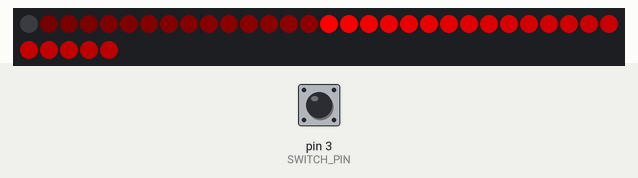
Simulated run of this sketch. Board: Arduino Uno, built with avr-gcc and run on an emulated ATmega328P. Parts: 35 RGB LEDs in strip order, left to right, continuing on the next row. Inputs (shaded band) come from the test bench; at power-on: pin 3 (SWITCH_PIN) HIGH.

Above: at 1.2 s.
1.3 s: pin 3 (SWITCH_PIN) pulled LOW for 0.15 s
At 1.69 s:
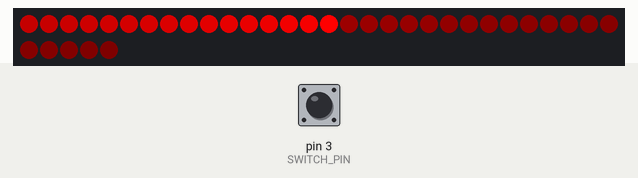
2.0 s: pin 3 (SWITCH_PIN) pulled LOW for 1 s
At 3.58 s:
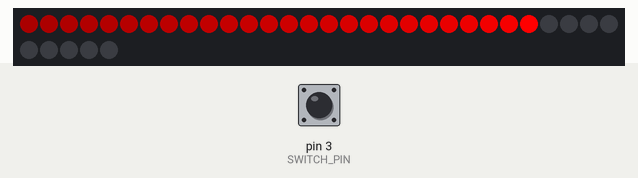
3.6 s: pin 3 (SWITCH_PIN) pulled LOW for 0.15 s
At 4.21 s:
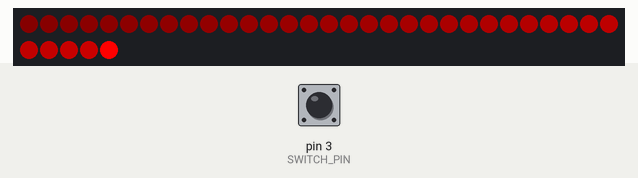
4.3 s: pin 3 (SWITCH_PIN) pulled LOW for 1 s
At 4.53 s:
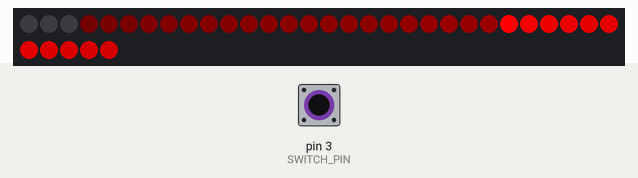
Timing chart, 0 to 6.9 s (numbered marks = the images above; inputs shaded):
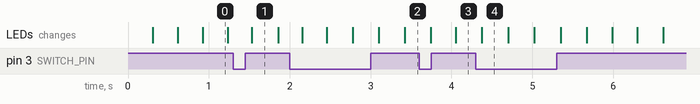

The sketch:

LEDStripMetronome.ino
```cpp
#include "FastLED.h"
#include <Bounce2.h>

#define LED_PIN       2
#define SWITCH_PIN    3
#define NUM_LEDS      35
#define FADE_FACTOR   15
#define MAX_INTERVAL  3000

// The interval between beats
unsigned long timing = 600; // 100 bpm by default

unsigned long currentTime;
unsigned int currentLED = 0;
unsigned long lastButtonPressTime = 0;
unsigned long lastLEDUpdateTime = 0;

// The direction of movement along the LED strip
boolean direction = true;

Bounce debouncer = Bounce();

CRGBArray<NUM_LEDS> leds;
void setup() {
  debouncer.attach(SWITCH_PIN, INPUT_PULLUP);
  debouncer.interval(20);

  pinMode(LED_PIN, OUTPUT);
  FastLED.addLeds<WS2812, LED_PIN, GRB>(leds, NUM_LEDS);
}

void loop() {
  currentTime = millis();
  debouncer.update();

  if (debouncer.fell()) {
    unsigned int newTiming = currentTime - lastButtonPressTime;
    if (newTiming <= MAX_INTERVAL) {
      // Update timing to match the interval of button presses
      timing = (newTiming + timing) / 2;
    }

    lastButtonPressTime = currentTime;
  }

  updateLEDs();
}

unsigned long lastTime = currentTime;
void updateLEDs() {
  if (currentTime - lastTime >= timing) {
    // Switch the direction of movement on the beat
    lastTime = currentTime;
    direction = !direction;
  }

  if ((currentTime - lastLEDUpdateTime) >= (timing / NUM_LEDS)) {
    // Ensure we don't go out of bounds while waiting for a direction switch
    if (direction) {
      if (currentLED == NUM_LEDS - 1) {
        currentLED = NUM_LEDS - 1;
      }
      else {
        currentLED++;
      }
    }
    else {
      if (currentLED == 0) {
        currentLED = 0;
      }
      else {
        currentLED--;
      }
    }

    leds[currentLED] = CRGB::Red;
    FastLED.show();

    // Fade out everything behind and in front of the current LED
    leds(0, currentLED).fadeToBlackBy(FADE_FACTOR);
    leds(currentLED, NUM_LEDS - 1).fadeToBlackBy(FADE_FACTOR);

    lastLEDUpdateTime = currentTime;
  }
}
```
